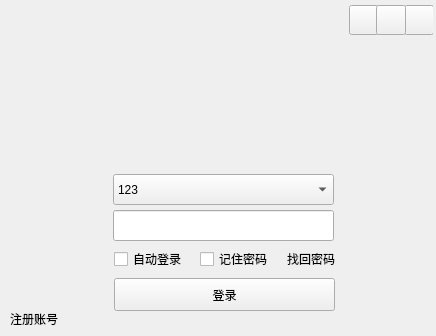
<?xml version="1.0" encoding="UTF-8"?>
<ui version="4.0">
 <class>LoginWidget</class>
 <widget class="QWidget" name="LoginWidget">
  <property name="geometry">
   <rect>
    <x>0</x>
    <y>0</y>
    <width>436</width>
    <height>336</height>
   </rect>
  </property>
  <property name="minimumSize">
   <size>
    <width>436</width>
    <height>336</height>
   </size>
  </property>
  <property name="maximumSize">
   <size>
    <width>436</width>
    <height>336</height>
   </size>
  </property>
  <property name="windowTitle">
   <string>LoginWidget</string>
  </property>
  <layout class="QGridLayout" name="gridLayout">
   <property name="leftMargin">
    <number>3</number>
   </property>
   <property name="topMargin">
    <number>3</number>
   </property>
   <property name="rightMargin">
    <number>3</number>
   </property>
   <property name="bottomMargin">
    <number>3</number>
   </property>
   <property name="spacing">
    <number>0</number>
   </property>
   <item row="0" column="0">
    <widget class="QWidget" name="widget_shadow" native="true">
     <widget class="QLabel" name="label_TopPicture">
      <property name="geometry">
       <rect>
        <x>0</x>
        <y>3</y>
        <width>431</width>
        <height>125</height>
       </rect>
      </property>
      <property name="minimumSize">
       <size>
        <width>0</width>
        <height>125</height>
       </size>
      </property>
      <property name="maximumSize">
       <size>
        <width>16777215</width>
        <height>130</height>
       </size>
      </property>
      <property name="text">
       <string/>
      </property>
     </widget>
     <widget class="QPushButton" name="Btn_set">
      <property name="geometry">
       <rect>
        <x>346</x>
        <y>2</y>
        <width>30</width>
        <height>30</height>
       </rect>
      </property>
      <property name="minimumSize">
       <size>
        <width>30</width>
        <height>30</height>
       </size>
      </property>
      <property name="maximumSize">
       <size>
        <width>30</width>
        <height>30</height>
       </size>
      </property>
      <property name="text">
       <string/>
      </property>
     </widget>
     <widget class="QPushButton" name="Btn_close">
      <property name="geometry">
       <rect>
        <x>401</x>
        <y>2</y>
        <width>30</width>
        <height>30</height>
       </rect>
      </property>
      <property name="minimumSize">
       <size>
        <width>30</width>
        <height>30</height>
       </size>
      </property>
      <property name="maximumSize">
       <size>
        <width>30</width>
        <height>30</height>
       </size>
      </property>
      <property name="text">
       <string/>
      </property>
     </widget>
     <widget class="QWidget" name="widget_down" native="true">
      <property name="geometry">
       <rect>
        <x>0</x>
        <y>127</y>
        <width>430</width>
        <height>203</height>
       </rect>
      </property>
      <widget class="QPushButton" name="Btn_login">
       <property name="geometry">
        <rect>
         <x>111</x>
         <y>148</y>
         <width>221</width>
         <height>33</height>
        </rect>
       </property>
       <property name="font">
        <font>
         <family>微软雅黑</family>
        </font>
       </property>
       <property name="text">
        <string>登录</string>
       </property>
      </widget>
      <widget class="QLineEdit" name="lineEdit_pwd">
       <property name="geometry">
        <rect>
         <x>110</x>
         <y>80</y>
         <width>221</width>
         <height>31</height>
        </rect>
       </property>
       <property name="inputMask">
        <string notr="true"/>
       </property>
       <property name="text">
        <string/>
       </property>
      </widget>
      <widget class="QComboBox" name="comboBox_userName">
       <property name="geometry">
        <rect>
         <x>110</x>
         <y>44</y>
         <width>221</width>
         <height>31</height>
        </rect>
       </property>
       <property name="statusTip">
        <string>QQ号码/手机/邮箱</string>
       </property>
       <item>
        <property name="text">
         <string>123</string>
        </property>
       </item>
       <item>
        <property name="text">
         <string>132</string>
        </property>
       </item>
       <item>
        <property name="text">
         <string>2222</string>
        </property>
       </item>
      </widget>
      <widget class="QWidget" name="layoutWidget">
       <property name="geometry">
        <rect>
         <x>111</x>
         <y>113</y>
         <width>253</width>
         <height>32</height>
        </rect>
       </property>
       <layout class="QHBoxLayout" name="horizontalLayout">
        <item>
         <widget class="QCheckBox" name="checkBox_autoLogin">
          <property name="text">
           <string>自动登录</string>
          </property>
         </widget>
        </item>
        <item>
         <widget class="QCheckBox" name="checkBox_rememberPwd">
          <property name="text">
           <string>记住密码</string>
          </property>
         </widget>
        </item>
        <item>
         <widget class="QLabel" name="label_retrievePwd">
          <property name="text">
           <string>找回密码</string>
          </property>
         </widget>
        </item>
       </layout>
      </widget>
      <widget class="QLabel" name="label_register">
       <property name="geometry">
        <rect>
         <x>7</x>
         <y>179</y>
         <width>60</width>
         <height>19</height>
        </rect>
       </property>
       <property name="text">
        <string>注册账号</string>
       </property>
      </widget>
      <widget class="QLabel" name="label_QRCode">
       <property name="geometry">
        <rect>
         <x>392</x>
         <y>167</y>
         <width>25</width>
         <height>25</height>
        </rect>
       </property>
       <property name="text">
        <string/>
       </property>
      </widget>
     </widget>
     <widget class="QPushButton" name="Btn_min">
      <property name="geometry">
       <rect>
        <x>373</x>
        <y>2</y>
        <width>30</width>
        <height>30</height>
       </rect>
      </property>
      <property name="minimumSize">
       <size>
        <width>30</width>
        <height>30</height>
       </size>
      </property>
      <property name="maximumSize">
       <size>
        <width>30</width>
        <height>30</height>
       </size>
      </property>
      <property name="text">
       <string/>
      </property>
     </widget>
    </widget>
   </item>
  </layout>
 </widget>
 <resources/>
 <connections/>
</ui>
